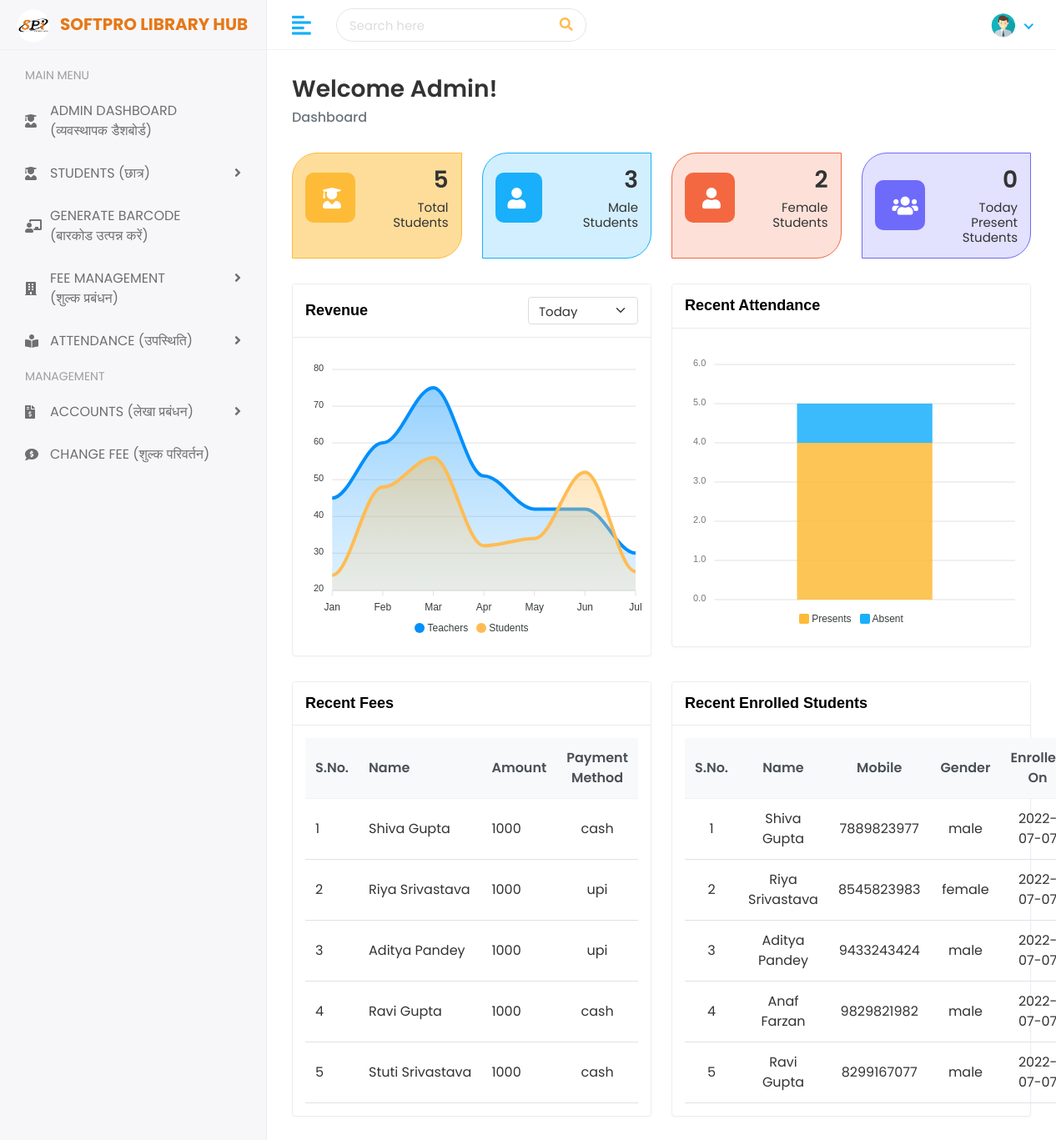
Page /dashboard.php (signed in) on the committed database.
### tables this page shows
CREATE TABLE IF NOT EXISTS `tbl_student_details` (
  `stu_id` int(8) NOT NULL AUTO_INCREMENT,
  `name` varchar(60) NOT NULL,
  `mobile` varchar(15) NOT NULL,
  `email` varchar(40) NOT NULL,
  `gender` varchar(6) NOT NULL,
  `dob` varchar(12) NOT NULL,
  `present_address` varchar(120) NOT NULL,
  `permanent_address` varchar(120) NOT NULL,
  `pic` varchar(60) NOT NULL,
  `aadhar` varchar(12) NOT NULL,
  `aadhar_pic` varchar(30) NOT NULL,
  `fee` varchar(5) NOT NULL,
  `pay_method` varchar(15) NOT NULL,
  `enroll_date` varchar(15) NOT NULL,
  `status` varchar(10) NOT NULL,
  PRIMARY KEY (`stu_id`)
);

CREATE TABLE IF NOT EXISTS `tbl_fee` (
  `fee_id` int(8) NOT NULL AUTO_INCREMENT,
  `mobile` varchar(10) NOT NULL,
  `month_start` varchar(10) NOT NULL,
  `month_end` varchar(10) NOT NULL,
  `amount` varchar(5) NOT NULL,
  `payment_date` varchar(14) NOT NULL,
  `pay_via` varchar(20) NOT NULL,
  PRIMARY KEY (`fee_id`)
);

### dashboard.php (the view, shortened to what this page needs)
<?php
include ("connection.php");
$query_stu = "select count(name) from tbl_student_details where status='T'";
$res_stu=mysqli_query($db_con,$query_stu);
$row_stu=mysqli_fetch_array($res_stu);
$query_male="select count(name) from tbl_student_details where gender='male' and status='T'";
$res_male = mysqli_query($db_con,$query_male);
$row_male= mysqli_fetch_array($res_male);
$query_female="select count(name) from tbl_student_details where gender='female' and status='T'";
$res_female = mysqli_query($db_con,$query_female);
$row_female= mysqli_fetch_array($res_female);
$query_present = "select count(mobile) from tbl_attendance where date=CURRENT_DATE() and status='Present'";
$res_present=mysqli_query($db_con,$query_present);
$row_present=mysqli_fetch_array($res_present);
$query_fee = "select * from tbl_student_details join tbl_fee on tbl_student_details.mobile=tbl_fee.mobile where tbl_student_details.status='T' order by tbl_fee.fee_id desc limit 5";
$res_fee = mysqli_query($db_con,$query_fee);
$query_enroll = "select * from tbl_student_details order by stu_id desc limit 5";
$res_enroll = mysqli_query($db_con,$query_enroll);
?>
<!DOCTYPE html>
<html lang="en">
  <head>
    <link
      rel="stylesheet"
      href="assets/plugins/bootstrap/css/bootstrap.min.css"
    />
    <link
      rel="stylesheet"
      href="assets/plugins/fontawesome/css/fontawesome.min.css"
    />
    <link rel="stylesheet" href="assets/plugins/fontawesome/css/all.min.css" />
    <link rel="stylesheet" href="assets/css/style.css" />
  </head>
  <body>
    <div class="main-wrapper">
    <?php
    include ("home_include/sidebar.php");
    ?>
      <div class="page-wrapper">
        <div class="content container-fluid">
          <div class="page-header">
            <div class="row">
              <div class="col-sm-12">
                <h3 class="page-title">Welcome Admin!</h3>
                <ul class="breadcrumb">
                  <li class="breadcrumb-item active">Dashboard</li>
                </ul>
              </div>
            </div>
          </div>
          <div class="row">
            <div class="col-xl-3 col-sm-6 col-12 d-flex">
              <div class="card bg-one w-100">
                <div class="card-body">
                  <div
                    class="db-widgets d-flex justify-content-between align-items-center"
                  >
                    <div class="db-icon">
                      <i class="fas fa-user-graduate"></i>
                    </div>
                    <div class="db-info">
                      <h3 class="text-end"><?php echo $row_stu[0]; ?></h3>
                      <h6 class="text-end">Total Students</h6>
                    </div>
                  </div>
                </div>
              </div>
            </div>
            <div class="col-xl-3 col-sm-6 col-12 d-flex">
              <div class="card bg-two w-100">
                <div class="card-body">
                  <div
                    class="db-widgets d-flex justify-content-between align-items-center"
                  >
                    <div class="db-icon">
                      <i class="fa fa-user"></i>
                    </div>
                    <div class="db-info">
                      <h3 class="text-end"><?php echo $row_male[0]; ?></h3>
                      <h6 class="text-end">Male Students</h6>
                    </div>
                  </div>
                </div>
              </div>
            </div>
            <div class="col-xl-3 col-sm-6 col-12 d-flex">
              <div class="card bg-three w-100">
                <div class="card-body">
                  <div
                    class="db-widgets d-flex justify-content-between align-items-center"
                  >
                    <div class="db-icon">
                      <i class="fa fa-user"></i>
                    </div>
                    <div class="db-info">
                      <h3 class="text-end"><?php echo $row_female[0]; ?></h3>
                      <h6 class="text-end">Female Students</h6>
                    </div>
                  </div>
                </div>
              </div>
            </div>
            <div class="col-xl-3 col-sm-6 col-12 d-flex">
              <div class="card bg-four w-100">
                <div class="card-body">
                  <div
                    class="db-widgets d-flex justify-content-between align-items-center"
                  >
                    <div class="db-icon">
                      <i class="fa fa-users"></i>
                    </div>
                    <div class="db-info">
                      <h3 class="text-end"><?Php echo $row_present[0]; ?></h3>
                      <h6 class="text-end">Today Present Students</h6>
                    </div>
                  </div>
                </div>
              </div>
            </div>
          </div>
          <div class="row">
            <div class="col-md-12 col-lg-6">
              <div class="card card-chart">
                <div class="card-header">
                  <div class="row align-items-center">
                    <div class="col-6">
                      <h5 class="card-title">Revenue</h5>
                    </div>
                    <div class="col-6">
                      <ul class="list-inline-group text-end mb-0 pl-0">
                        <li class="list-inline-item">
                          <div class="form-group mb-0 amount-spent-select">
                            <select
                              class="form-control form-control-sm form-select"
                            >
                              <option>Today</option>
                            </select>
                          </div>
                        </li>
                      </ul>
                    </div>
                  </div>
                </div>
                <div class="card-body">
                  <div id="apexcharts-area"></div>
                </div>
              </div>
            </div>
            <div class="col-md-12 col-lg-6">
              <div class="card card-chart">
                <div class="card-header">
                  <div class="row align-items-center">
                    <div class="col-6">
                      <h5 class="card-title">Recent Attendance</h5>
                    </div>
                  </div>
                </div>
                <div class="card-body">
                  <div id="bar"></div>
                </div>
              </div>
            </div>
          </div>
          <div class="row">
            <div class="col-md-6 d-flex">
              <div class="card flex-fill">
                <div class="card-header">
                  <h5 class="card-title">Recent Fees</h5>
                </div>
                <div class="card-body">
                  <div class="table-responsive">
                    <table class="table table-hover table-center">
                      <thead class="thead-light">
                        <tr>
                          <th>S.No.</th>
                          <th>Name</th>
                          <th class="text-center">Amount</th>
                          <th class="text-center">Payment Method</th>
                        </tr>
                      </thead>
                      <tbody>
                        <?php
                          $a=1;
                          while($row_fee=mysqli_fetch_array($res_fee))
                          {
                        ?>
                            <tr>
                            <td><?php echo $a; ?></td>
                            <td class="text-nowrap"><?php echo $row_fee["name"]; ?></td>
                            <td class="text-nowrap"><?php echo $row_fee["amount"]; ?></td>
                            <td class="text-center"><?php echo $row_fee["pay_method"]; ?></td>
                          </tr>
                        <?php
                          $a++;
                          }
                        ?>
                      </tbody>
                    </table>
                  </div>
                </div>
              </div>
            </div>
            <div class="col-md-6 d-flex">
              <div class="card flex-fill">
                <div class="card-header">
                  <h5 class="card-title">Recent Enrolled Students</h5>
                </div>
                <div class="card-body">
                    <table class="table table-hover table-center">
                      <thead class="thead-light">
                        <tr>
                          <th class="text-center">S.No.</th>
                          <th class="text-center">Name</th>
                          <th class="text-center">Mobile</th>
                          <th class="text-center">Gender</th>
                          <th class="text-center">Enrolled On</th>
                        </tr>
                      </thead>
                      <tbody>
                        <?php
                          $a1=1;
                          while($row_enroll=mysqli_fetch_array($res_enroll))
                          {
                        ?>
                            <tr>
                            <td class="text-center"><?php echo $a1; ?></td>
                            <td class="text-center"><?php echo $row_enroll["name"]; ?></td>
                            <td class="text-center"><?php echo $row_enroll["mobile"]; ?></td>
                            <td class="text-center"><?php echo $row_enroll["gender"]; ?></td>
                            <td class="text-center"><?php echo $row_enroll["enroll_date"]; ?></td>
                          </tr>
                        <?php
                          $a1++;
                          }
                        ?>
                      </tbody>
                    </table>
                </div>
              </div>
            </div>
          </div>
        </div>
      </div>
    </div>
  </body>
  </html>

### rows in the picture
tbl_student_details: name "Shiva Gupta", tbl_fee.amount "1000", pay_method "cash", mobile "7889823977", gender "male", enroll_date "2022-07-07"
tbl_student_details: name "Riya Srivastava", tbl_fee.amount "1000", pay_method "upi", mobile "8545823983", gender "female", enroll_date "2022-07-07"
tbl_student_details: name "Aditya Pandey", tbl_fee.amount "1000", pay_method "upi", mobile "9433243424", gender "male", enroll_date "2022-07-07"
tbl_student_details: name "Ravi Gupta", tbl_fee.amount "1000", pay_method "cash", mobile "8299167077", gender "male", enroll_date "2022-07-07"
tbl_student_details: name "Stuti Srivastava", tbl_fee.amount "1000", pay_method "cash"
tbl_student_details: name "Anaf Farzan", mobile "9829821982", gender "male", enroll_date "2022-07-07"

### other values in the picture
$row_stu[0] "5"
$row_male[0] "3"
$row_female[0] "2"
$row_present[0] "0"
